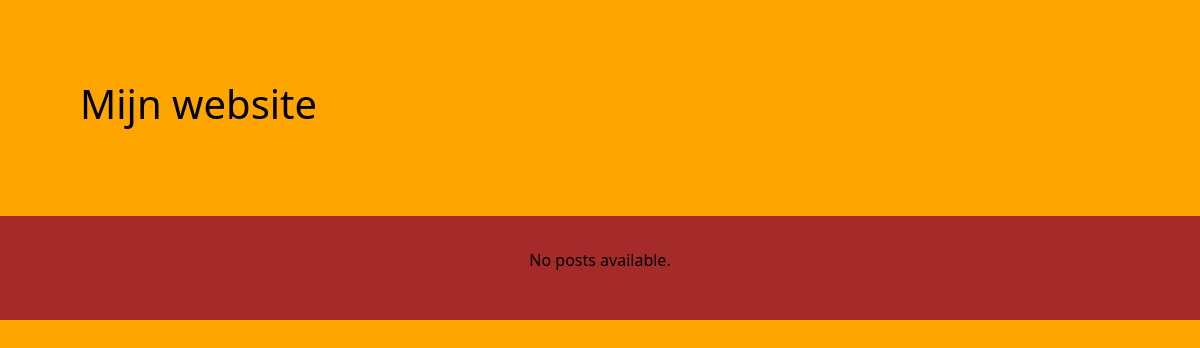
The app's page /, older data.
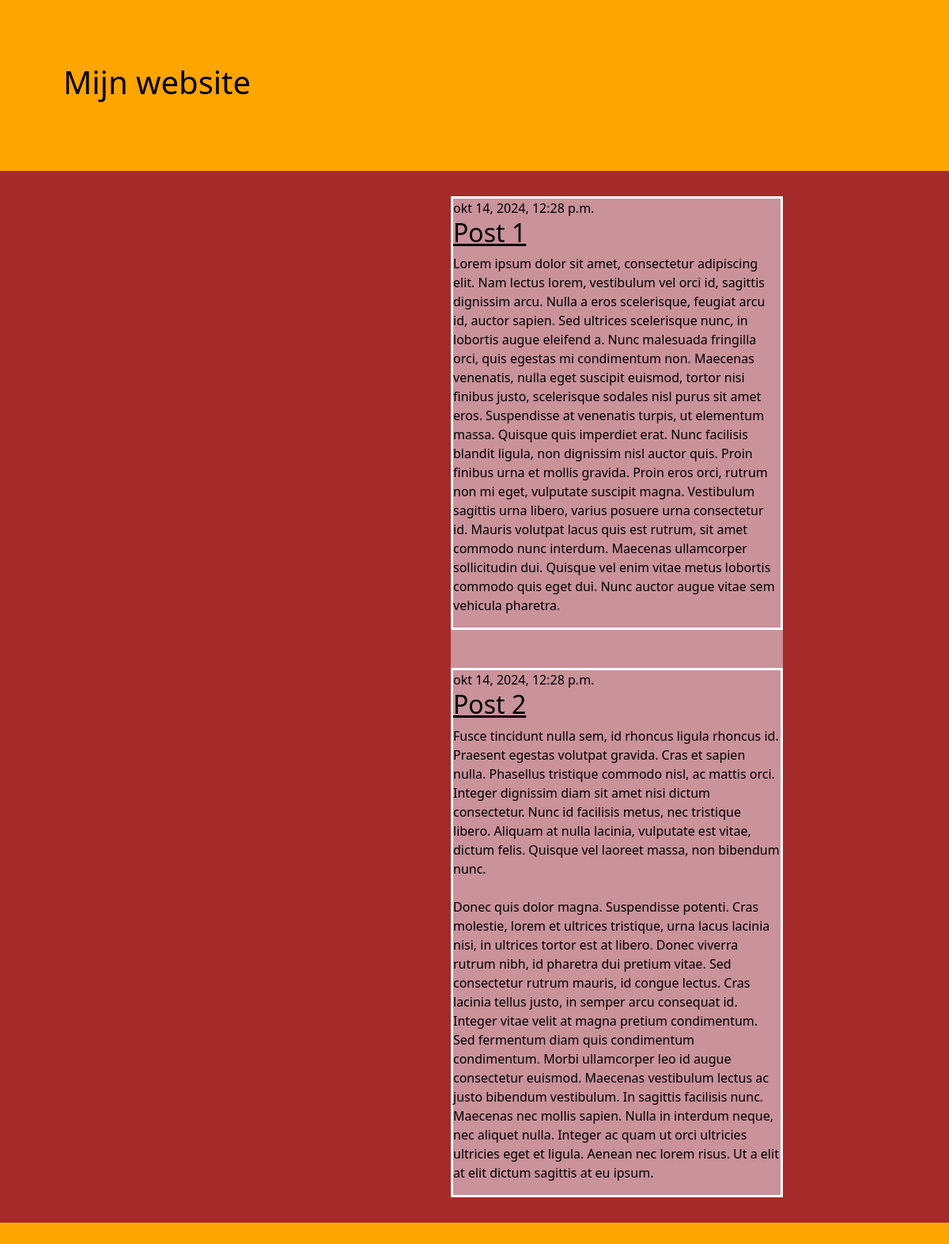
The same page, newer data.
### blog/models.py (models this page shows, shortened)
class Post(models.Model):
    author = models.ForeignKey(settings.AUTH_USER_MODEL, on_delete=models.CASCADE)
    title = models.CharField(max_length=200)
    text = models.TextField()
    created_date = models.DateTimeField(default=timezone.now)
    published_date = models.DateTimeField(blank=True, null=True)

### blog/views.py (the view)
# urls.py: path('', views.post_list, name='post_list'),
def post_list(request):
    posts = Post.objects.filter(published_date__lte=timezone.now()).order_by('published_date')
    return render(request, 'blog/post_list.html', {'posts': posts}) #if the dictionary with the posts variable is missing, no posts will be displayed!

### blog/templates/blog/post_list.html (shortened to what this page needs)
{% load static %}
<!DOCTYPE html>
<html lang="en">
<head>
    <link href="https://cdn.jsdelivr.net/npm/bootstrap@5.3.3/dist/css/bootstrap.min.css" rel="stylesheet">
    <link rel="stylesheet" href="{% static 'css/stijl.css' %}">
</head>
<body>
    <header>
        <h1>Mijn website</h1>
    </header>
    <main>
            {% block content %}
            {% for post in posts %}
                <div class="article-container">
                    <article class="post">
                        <time class="date">{{ post.published_date }}</time>
                        <h2><a href="">{{ post.title }}</a></h2>
                        <p>{{ post.text|linebreaksbr }}</p>
                    </article>
                </div>
            {% empty %}
                <p>No posts available.</p>
            {% endfor %}
            {% endblock %}
    </main>
    <footer>
    </footer>
</body>
</html>

### blog/static/css/stijl.css (style rules this page uses)
body { background-color: orange; color: black; }
header { padding: 5rem; min-height: 8rem; }
h1 { color: black; }
main { display: flex; flex-wrap: wrap; justify-content: center; padding-top: 2rem; padding-bottom: 2rem; background-color: brown; }
.article-container { max-width: 35%; margin-left: 30%; padding-bottom: 3rem; background-color: rgb(202, 146, 155); }
.article-container:last-child { padding-bottom: 0; }
article { border: 3px solid white; }
footer { min-height: 8rem; }
a { color: black; }

Row changes from the older to the newer data that the page shows:
added Post: published_date "okt 14, 2024, 12:28 p.m.", title "Post 1", text "Lorem ipsum dolor sit amet, consectetur adipiscing elit. Nam lectus lorem, vestibulum vel orci id, sagittis dignissim arcu. Nulla a eros scelerisque, feugiat arcu id, auctor sapien. Sed ultrices scelerisque nunc, in lobortis augue eleifend a. Nunc malesuada fringilla orci, quis egestas mi condimentum non. Maecenas venenatis, nulla eget suscipit euismod, tortor nisi finibus justo, scelerisque sodales nisl purus sit amet eros. Suspendisse at venenatis turpis, ut elementum massa. Quisque quis imperdiet erat. Nunc facilisis blandit ligula, non dignissim nisl auctor quis. Proin finibus urna et mollis gravida. Proin eros orci, rutrum non mi eget, vulputate suscipit magna. Vestibulum sagittis urna…"
added Post: published_date "okt 14, 2024, 12:28 p.m.", title "Post 2", text "Fusce tincidunt nulla sem, id rhoncus ligula rhoncus id. Praesent egestas volutpat gravida. Cras et sapien nulla. Phasellus tristique commodo nisl, ac mattis orci. Integer dignissim diam sit amet nisi dictum consectetur. Nunc id facilisis metus, nec tristique libero. Aliquam at nulla lacinia, vulputate est vitae, dictum felis. Quisque vel laoreet massa, non bibendum nunc. Donec quis dolor magna. Suspendisse potenti. Cras molestie, lorem et ultrices tristique, urna lacus lacinia nisi, in ultrices tortor est at libero. Donec viverra rutrum nibh, id pharetra dui pretium vitae. Sed consectetur rutrum mauris, id congue lectus. Cras lacinia tellus justo, in semper arcu consequat id. Integer vitae…"
Text that changed along with them:
text no longer shown: "No posts available."
